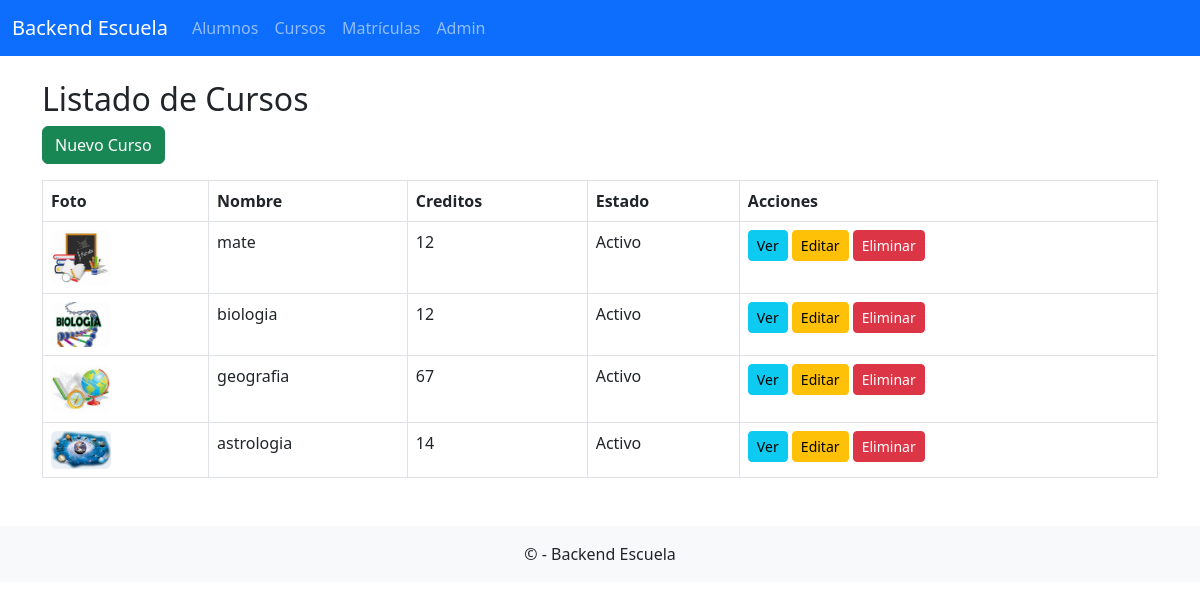
Screenshot of /cursos/ with the database file from the repository.
### frontend_appescuela/models.py (models this page shows, shortened)
class Curso(models.Model):
    Nombre = models.CharField(max_length=50)
    Creditos = models.PositiveSmallIntegerField()
    Estado = models.BooleanField(default=True)
    foto_curso = models.ImageField(upload_to='proyectos/', blank=True, null=True)

### frontend_appescuela/views.py (the view)
# urls.py: path('cursos/', views.ver_cursos, name='ver_cursos'),
def ver_cursos(request):
    cursos = Curso.objects.all()
    return render(request, 'frontend_appescuela/ver_curso.html', {'cursos': cursos})

### frontend_appescuela/templates/frontend_appescuela/ver_curso.html (shortened to what this page needs)
{% extends "frontend_appescuela/base.html" %}
{% block content %}
<h2>Listado de Cursos</h2>
<a href="{% url 'frontend_appescuela:crear_curso' %}" class="btn btn-success mb-3">Nuevo Curso</a>
<table class="table table-bordered table-hover">
    <thead class="thead-dark">
        <tr>
            <th>Foto</th>
            <th>Nombre</th>
            <th>Creditos</th>
            <th>Estado</th>
            <th>Acciones</th>
        </tr>
    </thead>
    <tbody>
        {% for curso in cursos %}
        <tr>
            <td>
                {% if curso.foto_curso %}
                    <img src="{{ curso.foto_curso.url }}" alt="Foto del curso" class="img-fluid rounded" style="max-width: 60px; height: auto;">
                {% else %}
                    Sin foto
                {% endif %}
            </td>
            <td>{{ curso.Nombre }}</td>
            <td>{{ curso.Creditos }}</td>
            <td>{{ curso.Estado|yesno:"Activo,Inactivo" }}</td>
            <td>
                <a href="{% url 'frontend_appescuela:detalle_curso' curso.id %}" class="btn btn-info btn-sm">Ver</a>
                <a href="{% url 'frontend_appescuela:editar_curso' curso.id %}" class="btn btn-warning btn-sm">Editar</a>
                <a href="{% url 'frontend_appescuela:eliminar_curso' curso.id %}" class="btn btn-danger btn-sm">Eliminar</a>
            </td>
        </tr>
        {% endfor %}
    </tbody>
</table>
{% endblock %}

### frontend_appescuela/templates/frontend_appescuela/base.html (shortened to what this page needs)
<!DOCTYPE html>
<html lang="es">
<head>
    <link href="https://cdn.jsdelivr.net/npm/bootstrap@5.3.0/dist/css/bootstrap.min.css" rel="stylesheet">
</head>
<body>
    {% include "frontend_appescuela/navbar.html" %}
    <div class="container mt-4">
        {% block content %}{% endblock %}
    </div>
    {% include "frontend_appescuela/footer.html" %}
</body>
</html>

### frontend_appescuela/templates/frontend_appescuela/navbar.html (shortened to what this page needs)
<nav class="navbar navbar-expand-lg navbar-dark bg-primary mb-4">
    <div class="container-fluid">
        <a class="navbar-brand" href="{% url 'frontend_appescuela:inicio' %}">Backend Escuela</a>
        <div class="collapse navbar-collapse" id="navbarNav">
            <ul class="navbar-nav me-auto mb-2 mb-lg-0">
                <li class="nav-item"><a class="nav-link" href="{% url 'frontend_appescuela:ver_alumnos' %}">Alumnos</a></li>
                <li class="nav-item"><a class="nav-link" href="{% url 'frontend_appescuela:ver_cursos' %}">Cursos</a></li>
                <li class="nav-item"><a class="nav-link" href="{% url 'frontend_appescuela:listado_matricula' %}">Matrículas</a></li>
                <li class="nav-item"><a class="nav-link" href="/admin/">Admin</a></li>
            </ul>
        </div>
    </div>
</nav>

### frontend_appescuela/templates/frontend_appescuela/footer.html
<footer class="bg-light text-center py-3 mt-5">
    <p class="mb-0">&copy; {{ today|date:"Y" }} - Backend Escuela</p>
</footer>

### rows the page displays
Curso: foto_curso (picture), Nombre "mate", Creditos "12", Estado "Activo"
Curso: foto_curso (picture), Nombre "biologia", Creditos "12", Estado "Activo"
Curso: foto_curso (picture), Nombre "geografia", Creditos "67", Estado "Activo"
Curso: foto_curso (picture), Nombre "astrologia", Creditos "14", Estado "Activo"
